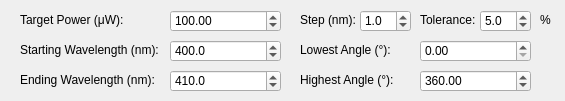
     <widget class="QWidget" name="tab_laser_calibration_mode_A">
      <attribute name="title">
       <string>(Mode A) Sweep Wavelength, Constant Power</string>
      </attribute>
      <widget class="QDoubleSpinBox" name="doubleSpinBox_laser_calibration_highest_angle">
       <property name="geometry">
        <rect>
         <x>420</x>
         <y>70</y>
         <width>111</width>
         <height>22</height>
        </rect>
       </property>
       <property name="maximum">
        <double>9999.989999999999782</double>
       </property>
       <property name="value">
        <double>360.000000000000000</double>
       </property>
      </widget>
      <widget class="QLabel" name="label_laser_calibration_wavelength_end">
       <property name="geometry">
        <rect>
         <x>20</x>
         <y>70</y>
         <width>151</width>
         <height>20</height>
        </rect>
       </property>
       <property name="text">
        <string>Ending Wavelength (nm): </string>
       </property>
      </widget>
      <widget class="QLabel" name="label_laser_calibration_target_highest_angle">
       <property name="geometry">
        <rect>
         <x>300</x>
         <y>70</y>
         <width>111</width>
         <height>20</height>
        </rect>
       </property>
       <property name="text">
        <string>Highest Angle (°):</string>
       </property>
      </widget>
      <widget class="QDoubleSpinBox" name="doubleSpinBox_laser_calibration_lowest_angle">
       <property name="geometry">
        <rect>
         <x>420</x>
         <y>40</y>
         <width>111</width>
         <height>22</height>
        </rect>
       </property>
       <property name="maximum">
        <double>9999.989999999999782</double>
       </property>
       <property name="value">
        <double>0.000000000000000</double>
       </property>
      </widget>
      <widget class="QLabel" name="label_laser_calibration_target_lowest_angle">
       <property name="geometry">
        <rect>
         <x>300</x>
         <y>40</y>
         <width>111</width>
         <height>20</height>
        </rect>
       </property>
       <property name="text">
        <string>Lowest Angle (°):</string>
       </property>
      </widget>
      <widget class="QLabel" name="label_laser_calibration_target_power">
       <property name="geometry">
        <rect>
         <x>20</x>
         <y>10</y>
         <width>111</width>
         <height>20</height>
        </rect>
       </property>
       <property name="text">
        <string>Target Power (μW):</string>
       </property>
      </widget>
      <widget class="QLabel" name="label_laser_calibration_wavelength_start">
       <property name="geometry">
        <rect>
         <x>20</x>
         <y>40</y>
         <width>151</width>
         <height>20</height>
        </rect>
       </property>
       <property name="text">
        <string>Starting Wavelength (nm): </string>
       </property>
      </widget>
      <widget class="QDoubleSpinBox" name="doubleSpinBox_laser_calibration_target_power_uW">
       <property name="geometry">
        <rect>
         <x>170</x>
         <y>10</y>
         <width>111</width>
         <height>22</height>
        </rect>
       </property>
       <property name="maximum">
        <double>9999.989999999999782</double>
       </property>
       <property name="value">
        <double>100.000000000000000</double>
       </property>
      </widget>
      <widget class="QDoubleSpinBox" name="doubleSpinBox_laser_calibration_wavelength_start">
       <property name="geometry">
        <rect>
         <x>170</x>
         <y>40</y>
         <width>111</width>
         <height>22</height>
        </rect>
       </property>
       <property name="decimals">
        <number>1</number>
       </property>
       <property name="maximum">
        <double>100000.000000000000000</double>
       </property>
       <property name="value">
        <double>400.000000000000000</double>
       </property>
      </widget>
      <widget class="QDoubleSpinBox" name="doubleSpinBox_laser_calibration_wavelength_end">
       <property name="geometry">
        <rect>
         <x>170</x>
         <y>70</y>
         <width>111</width>
         <height>22</height>
        </rect>
       </property>
       <property name="decimals">
        <number>1</number>
       </property>
       <property name="maximum">
        <double>100000.000000000000000</double>
       </property>
       <property name="value">
        <double>410.000000000000000</double>
       </property>
      </widget>
      <widget class="QLabel" name="label_laser_calibration_tolerance_percentage_symbol">
       <property name="geometry">
        <rect>
         <x>540</x>
         <y>10</y>
         <width>16</width>
         <height>20</height>
        </rect>
       </property>
       <property name="text">
        <string>%</string>
       </property>
      </widget>
      <widget class="QLabel" name="label_laser_calibration_step">
       <property name="geometry">
        <rect>
         <x>300</x>
         <y>10</y>
         <width>61</width>
         <height>20</height>
        </rect>
       </property>
       <property name="text">
        <string>Step (nm):</string>
       </property>
      </widget>
      <widget class="QDoubleSpinBox" name="doubleSpinBox_laser_calibration_step">
       <property name="geometry">
        <rect>
         <x>360</x>
         <y>10</y>
         <width>51</width>
         <height>22</height>
        </rect>
       </property>
       <property name="decimals">
        <number>1</number>
       </property>
       <property name="minimum">
        <double>0.100000000000000</double>
       </property>
       <property name="maximum">
        <double>10000.000000000000000</double>
       </property>
       <property name="value">
        <double>1.000000000000000</double>
       </property>
      </widget>
      <widget class="QLabel" name="label_laser_calibration_tolerance">
       <property name="geometry">
        <rect>
         <x>420</x>
         <y>10</y>
         <width>61</width>
         <height>20</height>
        </rect>
       </property>
       <property name="text">
        <string>Tolerance:</string>
       </property>
      </widget>
      <widget class="QDoubleSpinBox" name="doubleSpinBox_laser_calibration_tolerance">
       <property name="geometry">
        <rect>
         <x>480</x>
         <y>10</y>
         <width>51</width>
         <height>22</height>
        </rect>
       </property>
       <property name="decimals">
        <number>1</number>
       </property>
       <property name="minimum">
        <double>0.100000000000000</double>
       </property>
       <property name="maximum">
        <double>10000.000000000000000</double>
       </property>
       <property name="value">
        <double>5.000000000000000</double>
       </property>
      </widget>
     </widget>
